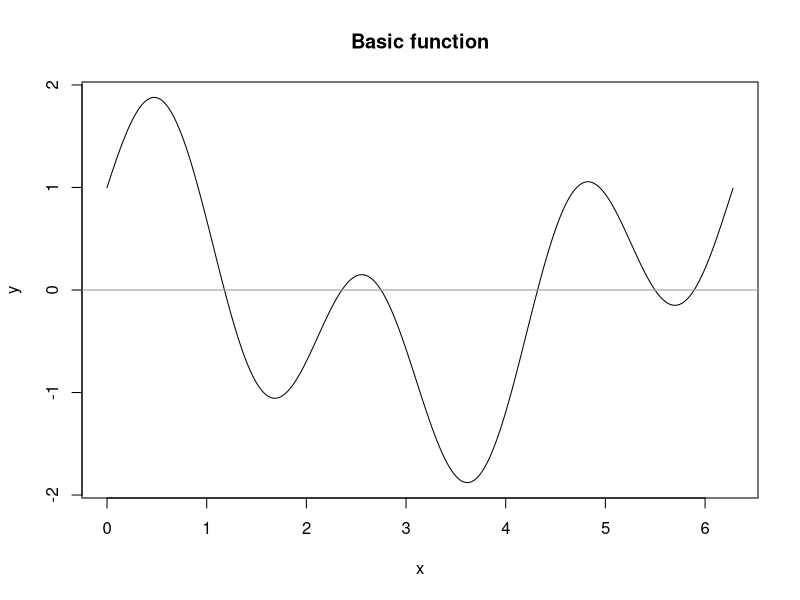
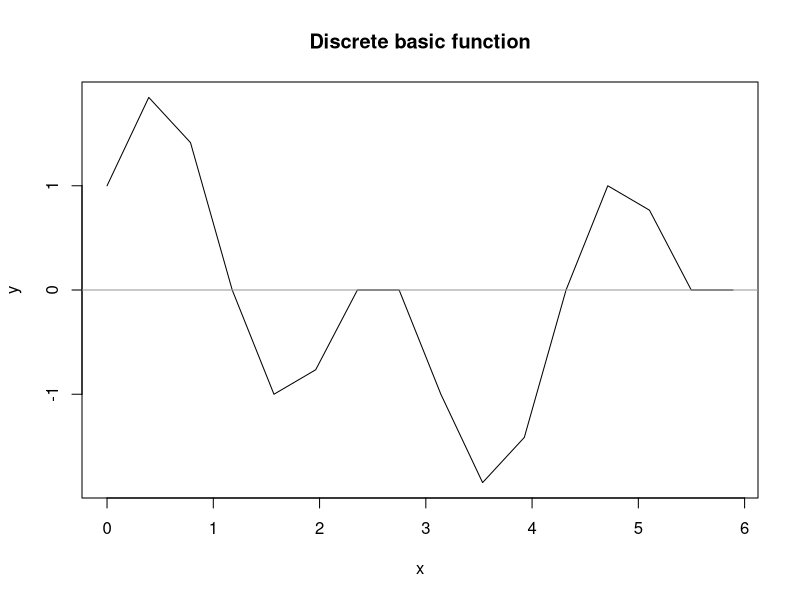
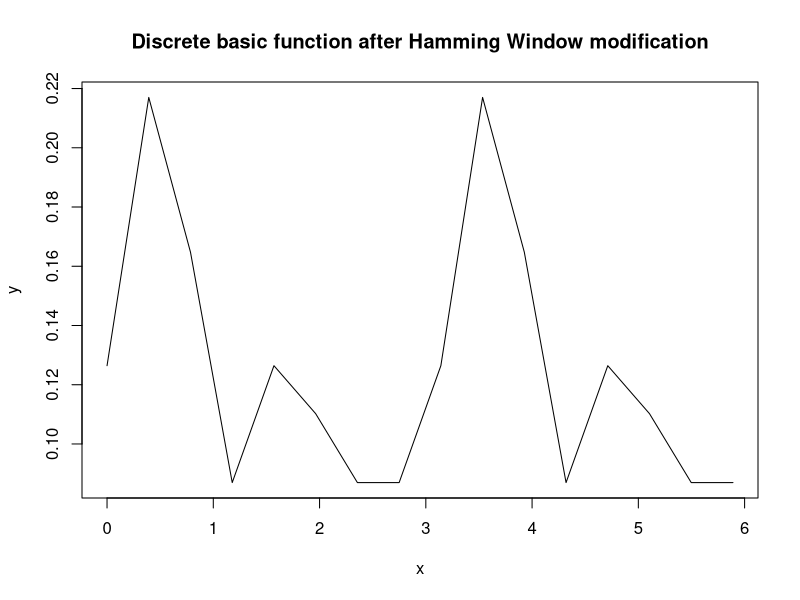

Source code (R) for these figures, in order:
# Made by IvAlex

y <- function(x) {
  sin(3 * x) + cos(x)
}

custom_plot <- function(x, y, head_title) {
  plot(x, y, type = "l", xlab = "x", ylab = "y", main = head_title)
  abline(h = 0, col = "gray60")
}

custom_freq_plot <- function(x, y, head_title) {
  plot(x, y, type = "h", xlab = "x", ylab = "y", main = head_title)
  abline(h = 0, col = "gray60")
}

# Dots num
N <- 16

#Period
T <- 2 * pi

#Interval
a <- 0
b <- a + T

# 
custom_seq_interval = function(from, before, num_intervals){
  res <- seq(from, before, length.out = (num_intervals + 1))
  res[-length(res)]
}

# basic function
basic_xdots <- seq(a, b, by = 0.01)
basic_ydots <- y(basic_xdots)
custom_plot(basic_xdots, basic_ydots, "Basic function")

#discrete basic function
basic_xdots <- custom_seq_interval(a, b, N)
basic_ydots <- y(basic_xdots)
custom_plot(basic_xdots, basic_ydots, "Discrete basic function")

hamming_a <- 25/46
hamming_b <- 21/46
hidden_hamming_window_ <- function(n, N){
  hamming_a - hamming_b * cos(2 * pi * n / (N - 1))
}

# Hamming Window
hamming_window <- function(dots){
  N <- length(dots)
  res <- hidden_hamming_window_(dots, N)
  res
}

hamming_ydots <- hamming_window(basic_ydots)
custom_plot(basic_xdots, hamming_ydots, "Discrete basic function after Hamming Window modification")
